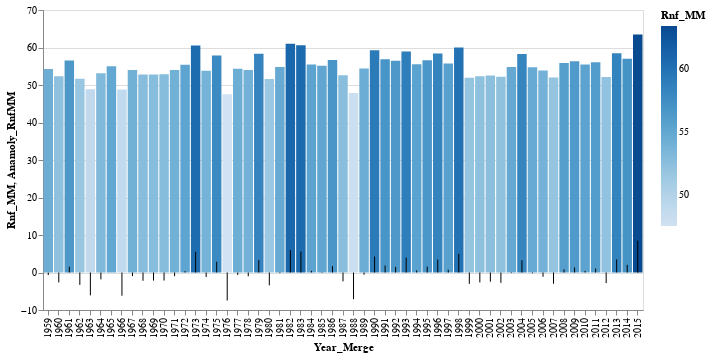

Here is the notebook cell this chart was saved with:
### Code cell
# Mean Annual Precipitation + Anamoly for 57 years
import altair as alt
from vega_datasets import data

#iris = data.iris.url

chart1 = alt.Chart(df_merged_final).encode(
    x='Year_Merge:O',
    y='Rnf_MM:Q',
    color='Rnf_MM:Q'
).properties(
    height=300,
    width=600
)

chart2 = alt.Chart(df_merged_final).encode(
    x= 'Year_Merge:O',
    y='Anamoly_RnfMM:Q',#, bin=alt.Bin(maxbins=30)),
    #color='MLHawai_CO2ppm:Q'
).properties(
    height=300,
    width=600
)

alt.layer(chart1.mark_bar(),chart2.mark_rule())

### Figure 1 — Vega-Lite specification as saved in the notebook (floating-point values rounded to 4 significant figures)
{"config": {"view": {"continuousWidth": 400, "continuousHeight": 300}}, "layer": [{"mark": "bar", "encoding": {"color": {"type": "quantitative", "field": "Rnf_MM"}, "x": {"type": "ordinal", "field": "Year_Merge"}, "y": {"type": "quantitative", "field": "Rnf_MM"}}, "height": 300, "width": 600}, {"mark": "rule", "encoding": {"x": {"type": "ordinal", "field": "Year_Merge"}, "y": {"type": "quantitative", "field": "Anamoly_RnfMM"}}, "height": 300, "width": 600}], "data": {"name": "data-4daf610280fa89058836c62719f49323"}, "$schema": "https://vega.github.io/schema/vega-lite/v4.8.1.json", "datasets": {"data-4daf610280fa89058836c62719f49323": [{"Year_Merge": 1959, "Rnf_MM": 54.3, "Anamoly_RnfMM": -0.6888, "Tmp_Cls": 6.752, "Anamoly_TmpCls": -0.4105, "CSIRO_ASLinches": 4.358, "Anamoly_CSIRO_ASLinches": -1.939, "MLHawai_CO2ppm": 316.0, "Anamoly_CO2ppm": -35.67}, {"Year_Merge": 1960, "Rnf_MM": 52.34, "Anamoly_RnfMM": -2.641, "Tmp_Cls": 6.788, "Anamoly_TmpCls": -0.3738, "CSIRO_ASLinches": 4.504, "Anamoly_CSIRO_ASLinches": -1.793, "MLHawai_CO2ppm": 316.9, "Anamoly_CO2ppm": -34.73}, {"Year_Merge": 1961, "Rnf_MM": 56.53, "Anamoly_RnfMM": 1.543, "Tmp_Cls": 6.538, "Anamoly_TmpCls": -0.6246, "CSIRO_ASLinches": 4.748, "Anamoly_CSIRO_ASLinches": -1.549, "MLHawai_CO2ppm": 317.6, "Anamoly_CO2ppm": -34.0}, {"Year_Merge": 1962, "Rnf_MM": 51.67, "Anamoly_RnfMM": -3.312, "Tmp_Cls": 6.968, "Anamoly_TmpCls": -0.1939, "CSIRO_ASLinches": 4.543, "Anamoly_CSIRO_ASLinches": -1.754, "MLHawai_CO2ppm": 318.4, "Anamoly_CO2ppm": -33.19}, {"Year_Merge": 1963, "Rnf_MM": 48.88, "Anamoly_RnfMM": -6.1, "Tmp_Cls": 7.108, "Anamoly_TmpCls": -0.05379, "CSIRO_ASLinches": 4.48, "Anamoly_CSIRO_ASLinches": -1.817, "MLHawai_CO2ppm": 319.0, "Anamoly_CO2ppm": -32.65}, {"Year_Merge": 1964, "Rnf_MM": 53.14, "Anamoly_RnfMM": -1.84, "Tmp_Cls": 6.357, "Anamoly_TmpCls": -0.8052, "CSIRO_ASLinches": 4.169, "Anamoly_CSIRO_ASLinches": -2.128, "MLHawai_CO2ppm": 319.6, "Anamoly_CO2ppm": -32.02}, {"Year_Merge": 1965, "Rnf_MM": 54.98, "Anamoly_RnfMM": -0.007966, "Tmp_Cls": 6.562, "Anamoly_TmpCls": -0.6001, "CSIRO_ASLinches": 4.61, "Anamoly_CSIRO_ASLinches": -1.687, "MLHawai_CO2ppm": 320.0, "Anamoly_CO2ppm": -31.6}, {"Year_Merge": 1966, "Rnf_MM": 48.79, "Anamoly_RnfMM": -6.193, "Tmp_Cls": 6.357, "Anamoly_TmpCls": -0.8049, "CSIRO_ASLinches": 4.398, "Anamoly_CSIRO_ASLinches": -1.9, "MLHawai_CO2ppm": 321.4, "Anamoly_CO2ppm": -30.26}, {"Year_Merge": 1967, "Rnf_MM": 54.02, "Anamoly_RnfMM": -0.961, "Tmp_Cls": 6.916, "Anamoly_TmpCls": -0.2466, "CSIRO_ASLinches": 4.453, "Anamoly_CSIRO_ASLinches": -1.844, "MLHawai_CO2ppm": 322.2, "Anamoly_CO2ppm": -29.48}, {"Year_Merge": 1968, "Rnf_MM": 52.78, "Anamoly_RnfMM": -2.208, "Tmp_Cls": 6.543, "Anamoly_TmpCls": -0.6193, "CSIRO_ASLinches": 4.484, "Anamoly_CSIRO_ASLinches": -1.813, "MLHawai_CO2ppm": 323.0, "Anamoly_CO2ppm": -28.6}, {"Year_Merge": 1969, "Rnf_MM": 52.82, "Anamoly_RnfMM": -2.168, "Tmp_Cls": 6.816, "Anamoly_TmpCls": -0.3459, "CSIRO_ASLinches": 4.752, "Anamoly_CSIRO_ASLinches": -1.545, "MLHawai_CO2ppm": 324.6, "Anamoly_CO2ppm": -27.02}, {"Year_Merge": 1970, "Rnf_MM": 52.84, "Anamoly_RnfMM": -2.149, "Tmp_Cls": 6.707, "Anamoly_TmpCls": -0.4553, "CSIRO_ASLinches": 4.677, "Anamoly_CSIRO_ASLinches": -1.62, "MLHawai_CO2ppm": 325.7, "Anamoly_CO2ppm": -25.96}, {"Year_Merge": 1971, "Rnf_MM": 54.01, "Anamoly_RnfMM": -0.9782, "Tmp_Cls": 6.316, "Anamoly_TmpCls": -0.8466, "CSIRO_ASLinches": 4.882, "Anamoly_CSIRO_ASLinches": -1.415, "MLHawai_CO2ppm": 326.3, "Anamoly_CO2ppm": -25.32}, {"Year_Merge": 1972, "Rnf_MM": 55.37, "Anamoly_RnfMM": 0.3863, "Tmp_Cls": 6.309, "Anamoly_TmpCls": -0.8527, "CSIRO_ASLinches": 5.24, "Anamoly_CSIRO_ASLinches": -1.057, "MLHawai_CO2ppm": 327.4, "Anamoly_CO2ppm": -24.19}, {"Year_Merge": 1973, "Rnf_MM": 60.52, "Anamoly_RnfMM": 5.536, "Tmp_Cls": 6.888, "Anamoly_TmpCls": -0.2746, "CSIRO_ASLinches": 5.004, "Anamoly_CSIRO_ASLinches": -1.293, "MLHawai_CO2ppm": 329.7, "Anamoly_CO2ppm": -21.96}, {"Year_Merge": 1974, "Rnf_MM": 53.78, "Anamoly_RnfMM": -1.21, "Tmp_Cls": 6.714, "Anamoly_TmpCls": -0.4485, "CSIRO_ASLinches": 5.472, "Anamoly_CSIRO_ASLinches": -0.8248, "MLHawai_CO2ppm": 330.2, "Anamoly_CO2ppm": -21.46}, {"Year_Merge": 1975, "Rnf_MM": 57.85, "Anamoly_RnfMM": 2.86, "Tmp_Cls": 6.302, "Anamoly_TmpCls": -0.8597, "CSIRO_ASLinches": 5.409, "Anamoly_CSIRO_ASLinches": -0.8878, "MLHawai_CO2ppm": 331.1, "Anamoly_CO2ppm": -20.56}, {"Year_Merge": 1976, "Rnf_MM": 47.51, "Anamoly_RnfMM": -7.474, "Tmp_Cls": 6.65, "Anamoly_TmpCls": -0.512, "CSIRO_ASLinches": 5.37, "Anamoly_CSIRO_ASLinches": -0.9271, "MLHawai_CO2ppm": 332.1, "Anamoly_CO2ppm": -19.59}, {"Year_Merge": 1977, "Rnf_MM": 54.33, "Anamoly_RnfMM": -0.6563, "Tmp_Cls": 7.309, "Anamoly_TmpCls": 0.1469, "CSIRO_ASLinches": 5.303, "Anamoly_CSIRO_ASLinches": -0.9941, "MLHawai_CO2ppm": 333.8, "Anamoly_CO2ppm": -17.86}, {"Year_Merge": 1978, "Rnf_MM": 53.98, "Anamoly_RnfMM": -1.008, "Tmp_Cls": 6.928, "Anamoly_TmpCls": -0.2342, "CSIRO_ASLinches": 5.555, "Anamoly_CSIRO_ASLinches": -0.7421, "MLHawai_CO2ppm": 335.4, "Anamoly_CO2ppm": -16.23}, {"Year_Merge": 1979, "Rnf_MM": 58.36, "Anamoly_RnfMM": 3.37, "Tmp_Cls": 6.689, "Anamoly_TmpCls": -0.4732, "CSIRO_ASLinches": 5.362, "Anamoly_CSIRO_ASLinches": -0.935, "MLHawai_CO2ppm": 336.8, "Anamoly_CO2ppm": -14.86}, {"Year_Merge": 1980, "Rnf_MM": 51.57, "Anamoly_RnfMM": -3.414, "Tmp_Cls": 7.156, "Anamoly_TmpCls": -0.006148, "CSIRO_ASLinches": 5.598, "Anamoly_CSIRO_ASLinches": -0.6988, "MLHawai_CO2ppm": 338.7, "Anamoly_CO2ppm": -12.96}, {"Year_Merge": 1981, "Rnf_MM": 54.8, "Anamoly_RnfMM": -0.1876, "Tmp_Cls": 7.861, "Anamoly_TmpCls": 0.6986, "CSIRO_ASLinches": 6.087, "Anamoly_CSIRO_ASLinches": -0.2106, "MLHawai_CO2ppm": 340.1, "Anamoly_CO2ppm": -11.54}, {"Year_Merge": 1982, "Rnf_MM": 60.98, "Anamoly_RnfMM": 5.991, "Tmp_Cls": 6.478, "Anamoly_TmpCls": -0.6837, "CSIRO_ASLinches": 5.858, "Anamoly_CSIRO_ASLinches": -0.4389, "MLHawai_CO2ppm": 341.4, "Anamoly_CO2ppm": -10.2}, {"Year_Merge": 1983, "Rnf_MM": 60.6, "Anamoly_RnfMM": 5.612, "Tmp_Cls": 6.971, "Anamoly_TmpCls": -0.191, "CSIRO_ASLinches": 6.189, "Anamoly_CSIRO_ASLinches": -0.1082, "MLHawai_CO2ppm": 343.0, "Anamoly_CO2ppm": -8.607}, {"Year_Merge": 1984, "Rnf_MM": 55.44, "Anamoly_RnfMM": 0.4597, "Tmp_Cls": 6.77, "Anamoly_TmpCls": -0.392, "CSIRO_ASLinches": 6.154, "Anamoly_CSIRO_ASLinches": -0.1437, "MLHawai_CO2ppm": 344.6, "Anamoly_CO2ppm": -7.057}, {"Year_Merge": 1985, "Rnf_MM": 55.14, "Anamoly_RnfMM": 0.152, "Tmp_Cls": 6.578, "Anamoly_TmpCls": -0.5837, "CSIRO_ASLinches": 5.748, "Anamoly_CSIRO_ASLinches": -0.5492, "MLHawai_CO2ppm": 346.0, "Anamoly_CO2ppm": -5.597}, {"Year_Merge": 1986, "Rnf_MM": 56.68, "Anamoly_RnfMM": 1.699, "Tmp_Cls": 7.542, "Anamoly_TmpCls": 0.3797, "CSIRO_ASLinches": 5.772, "Anamoly_CSIRO_ASLinches": -0.5256, "MLHawai_CO2ppm": 347.4, "Anamoly_CO2ppm": -4.247}, {"Year_Merge": 1987, "Rnf_MM": 52.63, "Anamoly_RnfMM": -2.354, "Tmp_Cls": 7.718, "Anamoly_TmpCls": 0.556, "CSIRO_ASLinches": 5.795, "Anamoly_CSIRO_ASLinches": -0.5019, "MLHawai_CO2ppm": 349.2, "Anamoly_CO2ppm": -2.477}, {"Year_Merge": 1988, "Rnf_MM": 47.88, "Anamoly_RnfMM": -7.108, "Tmp_Cls": 7.334, "Anamoly_TmpCls": 0.1723, "CSIRO_ASLinches": 5.98, "Anamoly_CSIRO_ASLinches": -0.3169, "MLHawai_CO2ppm": 351.6, "Anamoly_CO2ppm": -0.07719}, {"Year_Merge": 1989, "Rnf_MM": 54.38, "Anamoly_RnfMM": -0.6059, "Tmp_Cls": 6.853, "Anamoly_TmpCls": -0.3093, "CSIRO_ASLinches": 6.157, "Anamoly_CSIRO_ASLinches": -0.1397, "MLHawai_CO2ppm": 353.1, "Anamoly_CO2ppm": 1.433}, {"Year_Merge": 1990, "Rnf_MM": 59.24, "Anamoly_RnfMM": 4.254, "Tmp_Cls": 7.451, "Anamoly_TmpCls": 0.2891, "CSIRO_ASLinches": 6.232, "Anamoly_CSIRO_ASLinches": -0.06493, "MLHawai_CO2ppm": 354.4, "Anamoly_CO2ppm": 2.713}, {"Year_Merge": 1991, "Rnf_MM": 56.85, "Anamoly_RnfMM": 1.863, "Tmp_Cls": 7.566, "Anamoly_TmpCls": 0.4037, "CSIRO_ASLinches": 6.335, "Anamoly_CSIRO_ASLinches": 0.03744, "MLHawai_CO2ppm": 355.6, "Anamoly_CO2ppm": 3.933}, {"Year_Merge": 1992, "Rnf_MM": 56.48, "Anamoly_RnfMM": 1.499, "Tmp_Cls": 7.069, "Anamoly_TmpCls": -0.09295, "CSIRO_ASLinches": 6.358, "Anamoly_CSIRO_ASLinches": 0.06106, "MLHawai_CO2ppm": 356.4, "Anamoly_CO2ppm": 4.743}, {"Year_Merge": 1993, "Rnf_MM": 58.93, "Anamoly_RnfMM": 3.948, "Tmp_Cls": 7.096, "Anamoly_TmpCls": -0.06578, "CSIRO_ASLinches": 6.291, "Anamoly_CSIRO_ASLinches": -0.005871, "MLHawai_CO2ppm": 357.1, "Anamoly_CO2ppm": 5.433}, {"Year_Merge": 1994, "Rnf_MM": 55.55, "Anamoly_RnfMM": 0.5642, "Tmp_Cls": 7.377, "Anamoly_TmpCls": 0.2148, "CSIRO_ASLinches": 6.5, "Anamoly_CSIRO_ASLinches": 0.2028, "MLHawai_CO2ppm": 358.8, "Anamoly_CO2ppm": 7.183}, {"Year_Merge": 1995, "Rnf_MM": 56.57, "Anamoly_RnfMM": 1.586, "Tmp_Cls": 7.484, "Anamoly_TmpCls": 0.3218, "CSIRO_ASLinches": 6.618, "Anamoly_CSIRO_ASLinches": 0.3209, "MLHawai_CO2ppm": 360.8, "Anamoly_CO2ppm": 9.163}, {"Year_Merge": 1996, "Rnf_MM": 58.43, "Anamoly_RnfMM": 3.441, "Tmp_Cls": 6.731, "Anamoly_TmpCls": -0.4315, "CSIRO_ASLinches": 6.787, "Anamoly_CSIRO_ASLinches": 0.4902, "MLHawai_CO2ppm": 362.6, "Anamoly_CO2ppm": 10.95}, {"Year_Merge": 1997, "Rnf_MM": 55.71, "Anamoly_RnfMM": 0.7273, "Tmp_Cls": 7.091, "Anamoly_TmpCls": -0.07145, "CSIRO_ASLinches": 7.067, "Anamoly_CSIRO_ASLinches": 0.7697, "MLHawai_CO2ppm": 363.7, "Anamoly_CO2ppm": 12.07}, {"Year_Merge": 1998, "Rnf_MM": 59.98, "Anamoly_RnfMM": 4.991, "Tmp_Cls": 8.098, "Anamoly_TmpCls": 0.9355, "CSIRO_ASLinches": 6.665, "Anamoly_CSIRO_ASLinches": 0.3681, "MLHawai_CO2ppm": 366.6, "Anamoly_CO2ppm": 15.01}, {"Year_Merge": 1999, "Rnf_MM": 51.96, "Anamoly_RnfMM": -3.029, "Tmp_Cls": 7.287, "Anamoly_TmpCls": 0.1244, "CSIRO_ASLinches": 7.012, "Anamoly_CSIRO_ASLinches": 0.7146, "MLHawai_CO2ppm": 368.3, "Anamoly_CO2ppm": 16.69}, {"Year_Merge": 2000, "Rnf_MM": 52.33, "Anamoly_RnfMM": -2.657, "Tmp_Cls": 7.496, "Anamoly_TmpCls": 0.3342, "CSIRO_ASLinches": 7.063, "Anamoly_CSIRO_ASLinches": 0.7658, "MLHawai_CO2ppm": 369.5, "Anamoly_CO2ppm": 17.88}, {"Year_Merge": 2001, "Rnf_MM": 52.54, "Anamoly_RnfMM": -2.448, "Tmp_Cls": 7.633, "Anamoly_TmpCls": 0.4711, "CSIRO_ASLinches": 7.287, "Anamoly_CSIRO_ASLinches": 0.9902, "MLHawai_CO2ppm": 371.1, "Anamoly_CO2ppm": 19.49}, {"Year_Merge": 2002, "Rnf_MM": 52.22, "Anamoly_RnfMM": -2.761, "Tmp_Cls": 7.795, "Anamoly_TmpCls": 0.6328, "CSIRO_ASLinches": 7.382, "Anamoly_CSIRO_ASLinches": 1.085, "MLHawai_CO2ppm": 373.2, "Anamoly_CO2ppm": 21.58}, {"Year_Merge": 2003, "Rnf_MM": 54.82, "Anamoly_RnfMM": -0.1645, "Tmp_Cls": 7.73, "Anamoly_TmpCls": 0.5677, "CSIRO_ASLinches": 7.76, "Anamoly_CSIRO_ASLinches": 1.463, "MLHawai_CO2ppm": 375.8, "Anamoly_CO2ppm": 24.13}, {"Year_Merge": 2004, "Rnf_MM": 58.26, "Anamoly_RnfMM": 3.275, "Tmp_Cls": 7.714, "Anamoly_TmpCls": 0.5514, "CSIRO_ASLinches": 7.74, "Anamoly_CSIRO_ASLinches": 1.443, "MLHawai_CO2ppm": 377.5, "Anamoly_CO2ppm": 25.85}, {"Year_Merge": 2005, "Rnf_MM": 54.75, "Anamoly_RnfMM": -0.2321, "Tmp_Cls": 7.931, "Anamoly_TmpCls": 0.7689, "CSIRO_ASLinches": 7.744, "Anamoly_CSIRO_ASLinches": 1.447, "MLHawai_CO2ppm": 379.8, "Anamoly_CO2ppm": 28.16}, {"Year_Merge": 2006, "Rnf_MM": 53.84, "Anamoly_RnfMM": -1.14, "Tmp_Cls": 7.972, "Anamoly_TmpCls": 0.8096, "CSIRO_ASLinches": 7.917, "Anamoly_CSIRO_ASLinches": 1.62, "MLHawai_CO2ppm": 381.9, "Anamoly_CO2ppm": 30.26}, {"Year_Merge": 2007, "Rnf_MM": 51.98, "Anamoly_RnfMM": -3.001, "Tmp_Cls": 7.879, "Anamoly_TmpCls": 0.7173, "CSIRO_ASLinches": 7.996, "Anamoly_CSIRO_ASLinches": 1.699, "MLHawai_CO2ppm": 383.8, "Anamoly_CO2ppm": 32.12}, {"Year_Merge": 2008, "Rnf_MM": 55.85, "Anamoly_RnfMM": 0.8619, "Tmp_Cls": 6.99, "Anamoly_TmpCls": -0.1719, "CSIRO_ASLinches": 8.35, "Anamoly_CSIRO_ASLinches": 2.053, "MLHawai_CO2ppm": 385.6, "Anamoly_CO2ppm": 33.95}, {"Year_Merge": 2009, "Rnf_MM": 56.33, "Anamoly_RnfMM": 1.343, "Tmp_Cls": 7.167, "Anamoly_TmpCls": 0.005276, "CSIRO_ASLinches": 8.587, "Anamoly_CSIRO_ASLinches": 2.289, "MLHawai_CO2ppm": 387.4, "Anamoly_CO2ppm": 35.73}, {"Year_Merge": 2010, "Rnf_MM": 55.44, "Anamoly_RnfMM": 0.4514, "Tmp_Cls": 7.591, "Anamoly_TmpCls": 0.4292, "CSIRO_ASLinches": 8.902, "Anamoly_CSIRO_ASLinches": 2.604, "MLHawai_CO2ppm": 389.9, "Anamoly_CO2ppm": 38.21}, {"Year_Merge": 2011, "Rnf_MM": 56.06, "Anamoly_RnfMM": 1.079, "Tmp_Cls": 7.548, "Anamoly_TmpCls": 0.386, "CSIRO_ASLinches": 8.965, "Anamoly_CSIRO_ASLinches": 2.667, "MLHawai_CO2ppm": 391.6, "Anamoly_CO2ppm": 39.99}, {"Year_Merge": 2012, "Rnf_MM": 52.16, "Anamoly_RnfMM": -2.829, "Tmp_Cls": 8.174, "Anamoly_TmpCls": 1.012, "CSIRO_ASLinches": 9.327, "Anamoly_CSIRO_ASLinches": 3.03, "MLHawai_CO2ppm": 393.8, "Anamoly_CO2ppm": 42.18}, {"Year_Merge": 2013, "Rnf_MM": 58.49, "Anamoly_RnfMM": 3.506, "Tmp_Cls": 7.329, "Anamoly_TmpCls": 0.1673, "CSIRO_ASLinches": 8.98, "Anamoly_CSIRO_ASLinches": 2.683, "MLHawai_CO2ppm": 396.5, "Anamoly_CO2ppm": 44.84}, {"Year_Merge": 2014, "Rnf_MM": 57.03, "Anamoly_RnfMM": 2.047, "Tmp_Cls": 7.782, "Anamoly_TmpCls": 0.6203, "CSIRO_ASLinches": 8.98, "Anamoly_CSIRO_ASLinches": 2.683, "MLHawai_CO2ppm": 398.6, "Anamoly_CO2ppm": 46.97}, {"Year_Merge": 2015, "Rnf_MM": 63.47, "Anamoly_RnfMM": 8.481, "Tmp_Cls": 8.481, "Anamoly_TmpCls": 1.319, "CSIRO_ASLinches": 8.98, "Anamoly_CSIRO_ASLinches": 2.683, "MLHawai_CO2ppm": 400.8, "Anamoly_CO2ppm": 49.19}]}}
